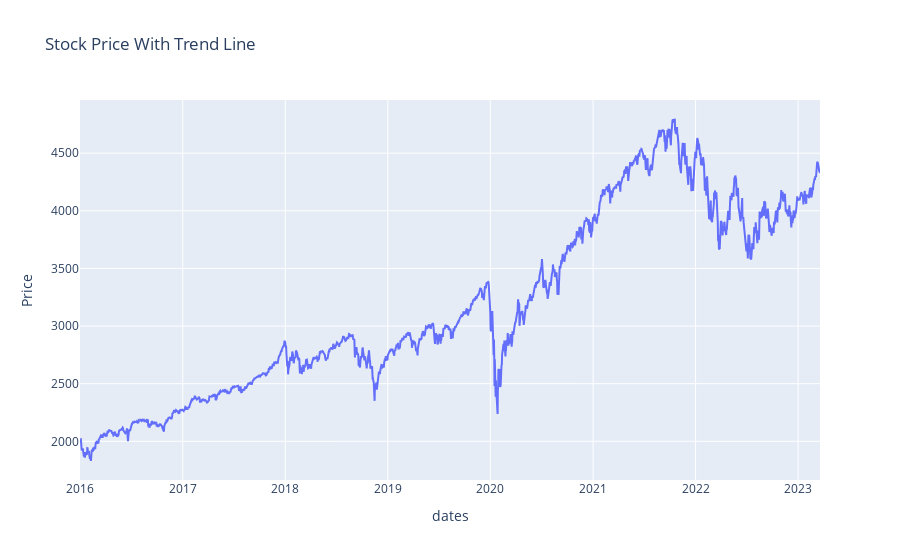
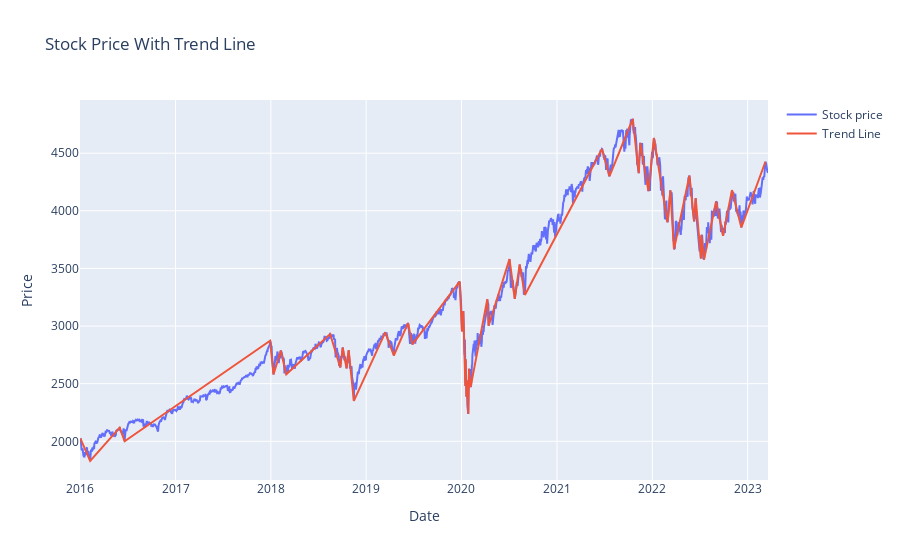
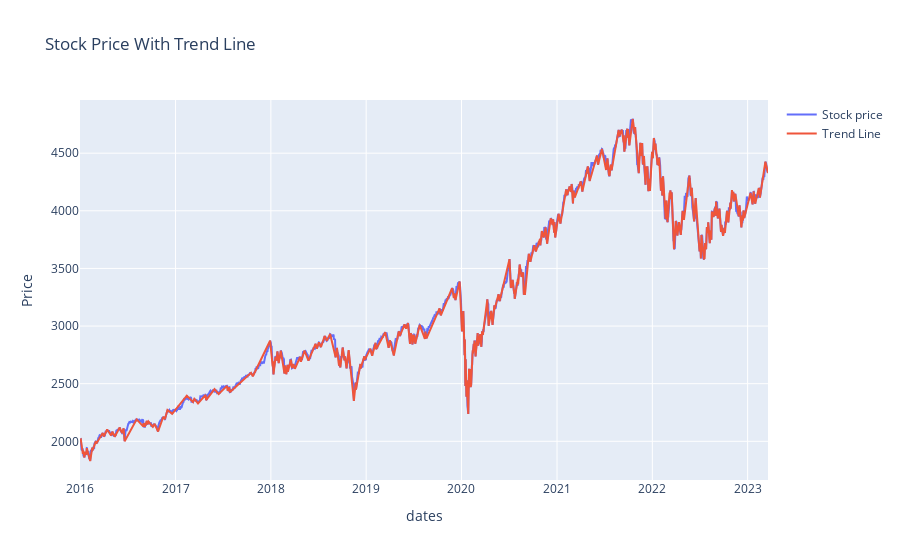

The notebook cell saved with these charts, in order:
### Code cell
fig = go.Figure()

# add the line trace using add_trace() method
fig.add_trace(go.Scatter(x = date_arr, y=px_arr_, mode='lines', name='Stock price'))

# add the scatter trace using add_trace() method

# customize the layout
fig.update_layout(title='Stock Price With Trend Line',
                  xaxis_title='dates',
                  yaxis_title='Price')

# show the figure
fig.show()
x2, y2 = directional_change(px_arr_,date_arr, 0.05)

fig = go.Figure()

# add the line trace using add_trace() method
fig.add_trace(go.Scatter(x = date_arr, y=px_arr_, mode='lines', name='Stock price'))

# add the scatter trace using add_trace() method
fig.add_trace(go.Scatter(x=x2, y=y2, mode='lines', name='Trend Line'))

# customize the layout
fig.update_layout(title='Stock Price With Trend Line',
                  xaxis_title='Date',
                  yaxis_title='Price')

# show the figure
fig.show()
x2, y2 = directional_change(px_arr_,date_arr, 0.01)

fig = go.Figure()

# add the line trace using add_trace() method

fig.add_trace(go.Scatter(x = date_arr, y=px_arr_, mode='lines', name='Stock price'))

# add the scatter trace using add_trace() method
fig.add_trace(go.Scatter(x=x2, y=y2, mode='lines', name='Trend Line'))

# customize the layout
fig.update_layout(title='Stock Price With Trend Line',
                  xaxis_title='dates',
                  yaxis_title='Price')

# show the figure
fig.show()

### Figure 1 — Plotly figure (JSON) as saved in the notebook; plotly's stock layout.template omitted (floating-point values rounded to 4 significant figures; data arrays with more than 128 entries replaced by an {"elided": "..."} marker saying what was removed)
{"data": [{"mode": "lines", "name": "Stock price", "type": "scatter", "x": {"elided": "1952 str values"}, "y": {"elided": "1882 float values"}}], "layout": {"title": {"text": "Stock Price With Trend Line"}, "xaxis": {"title": {"text": "dates"}}, "yaxis": {"title": {"text": "Price"}}}}

### Figure 2 — Plotly figure (JSON) as saved in the notebook; plotly's stock layout.template omitted (floating-point values rounded to 4 significant figures; data arrays with more than 128 entries replaced by an {"elided": "..."} marker saying what was removed)
{"data": [{"mode": "lines", "name": "Stock price", "type": "scatter", "x": {"elided": "1952 str values"}, "y": {"elided": "1882 float values"}}, {"mode": "lines", "name": "Trend Line", "type": "scatter", "x": ["2016-01-01", "2016-01-04", "2016-02-09", "2016-06-01", "2016-06-20", "2017-12-29", "2018-01-11", "2018-02-08", "2018-03-01", "2018-08-16", "2018-09-24", "2018-10-03", "2018-10-18", "2018-10-26", "2018-11-15", "2019-03-15", "2019-04-17", "2019-06-10", "2019-06-27", "2019-12-25", "2020-01-03", "2020-01-08", "2020-01-16", "2020-01-17", "2020-01-20", "2020-01-21", "2020-01-27", "2020-01-30", "2020-02-05", "2020-04-09", "2020-04-14", "2020-07-03", "2020-07-23", "2020-08-11", "2020-08-31", "2021-06-22", "2021-07-21", "2021-10-18", "2021-11-10", "2021-11-16", "2021-12-17", "2022-01-07", "2022-02-28", "2022-03-11", "2022-03-25", "2022-05-23", "2022-06-10", "2022-06-16", "2022-07-06", "2022-07-08", "2022-07-18", "2022-09-02", "2022-09-29", "2022-11-02", "2022-12-08", "2023-03-10"], "y": [2013.0, 2017.0, 1829.0, 2119.0, 2001.0, 2873.0, 2581, 2787.0, 2582.0, 2931.0, 2641.0, 2814.0, 2633.0, 2790.0, 2351.0, 2946.0, 2744.0, 3026.0, 2841.0, 3386.0, 2954.0, 3130.0, 2481.0, 2711.0, 2386.0, 2529.0, 2237.0, 2630.0, 2470.0, 3232.0, 3002.0, 3581.0, 3237.0, 3534.0, 3270.0, 4537.0, 4300.0, 4797.0, 4327.0, 4589.0, 4171.0, 4632.0, 3901.0, 4177.0, 3667.0, 4305.0, 3908.0, 4110.0, 3586.0, 3791.0, 3577.0, 4080.0, 3783.0, 4180.0, 3856.0, 4426.0]}], "layout": {"title": {"text": "Stock Price With Trend Line"}, "xaxis": {"title": {"text": "Date"}}, "yaxis": {"title": {"text": "Price"}}}}

### Figure 3 — Plotly figure (JSON) as saved in the notebook; plotly's stock layout.template omitted (floating-point values rounded to 4 significant figures; data arrays with more than 128 entries replaced by an {"elided": "..."} marker saying what was removed)
{"data": [{"mode": "lines", "name": "Stock price", "type": "scatter", "x": {"elided": "1952 str values"}, "y": {"elided": "1882 float values"}}, {"mode": "lines", "name": "Trend Line", "type": "scatter", "x": {"elided": "341 str values"}, "y": {"elided": "341 float values"}}], "layout": {"title": {"text": "Stock Price With Trend Line"}, "xaxis": {"title": {"text": "dates"}}, "yaxis": {"title": {"text": "Price"}}}}
